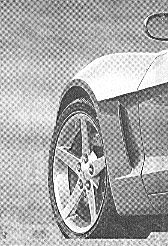
#> input picture reference/Better/SUSTech_EE326_2022S-main/SUSTech_EE326_Lab/lab5/Q5_3.tif, 168 x 246 px
$ python butterworth_frequency_11911521.py
#> lines starting #> are read from the running program, lines starting #| are printed output that depends on the picture
#> further down, img is the input picture: shape (246, 168); min 0, max 255, mean 169.7
#!/usr/bin/env python
# -*- coding:utf-8 -*-
# @FileName  :butterworth_frequency_11911521.py
# @Time      :2022-04-02 1:25
# @Author    :钟新宇
import numpy as np
import cv2
from matplotlib import pyplot as plt

centers = [[109, 87], [109, 170], [115, 330], [115, 412], [227, 405], [227, 325], [223, 162], [223, 79]]


def range_normalize(input_array):
    output_array = np.array(input_array, dtype=int)
    # output_array = np.array(255 * np.divide(input_array, max(input_array.flat)), dtype=int)
    for i in range(output_array.shape[0]):
        for j in range(output_array.shape[1]):
            if output_array[i, j] < 0:
                output_array[i, j] = 0
            elif output_array[i, j] > 255:
                output_array[i, j] = 255
    return output_array


def butterworth_mask(a, b, center, n, sigma):
    cx, cy = center
    x, y = np.meshgrid(np.linspace(0, a - 1, a), np.linspace(0, b - 1, b))
    x = x - cx
    y = y - cy
    d = np.sqrt(x * x + y * y)
    mask = 1 / ((1 + (d / sigma)) ** (2 * n))
    return mask


def butterworth_frequency(input_image, centers):
    row, col = input_image.shape
#> row = 246; col = 168
    img_pad = np.pad(input_image, ((0, row), (0, col)))
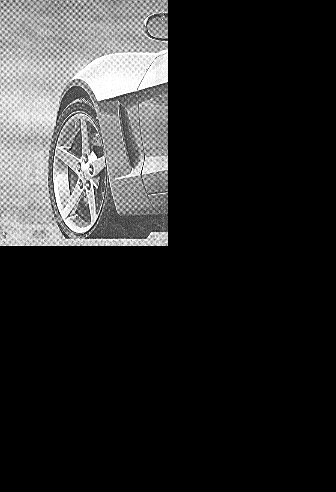
#> img_pad: shape (492, 336) int64; min 0, max 255, mean 42.4

    p, q = img_pad.shape
#> p = 492; q = 336
    img_fft = np.fft.fft2(img_pad)
    img_fft_shift = np.fft.fftshift(img_fft)

    kernel_lpf_fft = np.zeros((p, q))
    for c in centers:
        kernel_lpf_fft += butterworth_mask(q, p, c, 4, 100)
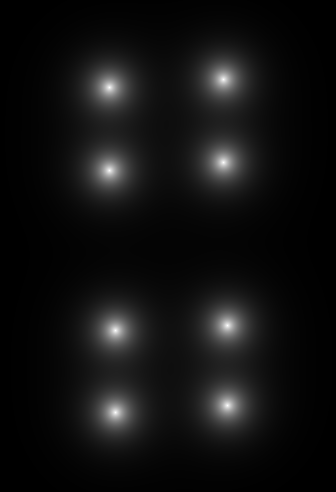
#> kernel_lpf_fft: shape (492, 336) float64; min 0.00117, max 1.01, mean 0.0708; drawn with min black and max white
    kernel_hpf_fft = np.ones((p, q)) - kernel_lpf_fft

    img_lpf_filtered = np.multiply(img_fft_shift, kernel_lpf_fft)
    img_lpf_filtered = np.fft.fftshift(img_lpf_filtered)
    img_lpf_filtered = np.fft.ifft2(img_lpf_filtered)
    img_lpf_filtered = np.real(img_lpf_filtered)
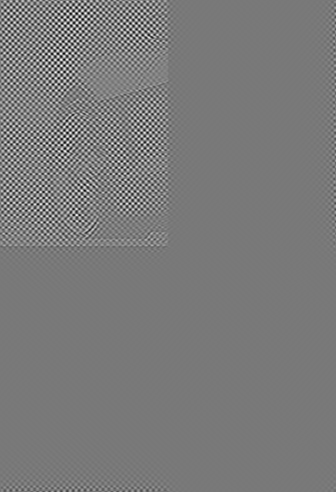
#> img_lpf_filtered: shape (492, 336) float64; min -59.3, max 65.65, mean 0.8; drawn with min black and max white
    img_lpf_filtered = range_normalize(img_lpf_filtered)
#> after the loop in range_normalize, `for i in range(output_array.shape[0]):`:
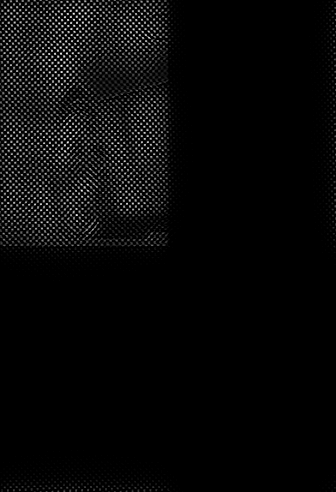
#> output_array: shape (492, 336) int64; min 0, max 65, mean 2.3; drawn with min black and max white

    img_hpf_filtered = np.multiply(img_fft_shift, kernel_hpf_fft)
    img_hpf_filtered = np.fft.fftshift(img_hpf_filtered)
    img_hpf_filtered = np.fft.ifft2(img_hpf_filtered)
    img_hpf_filtered = np.real(img_hpf_filtered)
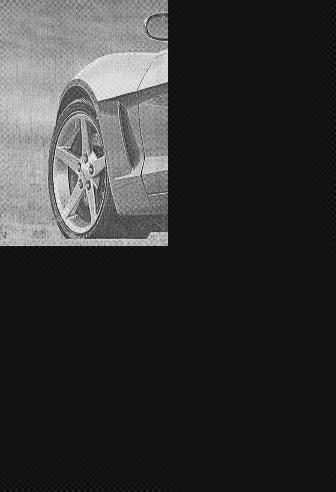
#> img_hpf_filtered: shape (492, 336) float64; min -22.97, max 292.8, mean 41.7; drawn with min black and max white
    img_hpf_filtered = range_normalize(img_hpf_filtered)
#> after the loop in range_normalize (call 2), `for i in range(output_array.shape[0]):`: output_array: shape (492, 336) int64; min 0, max 255, mean 41.6

    img_fft_shift = range_normalize(img_fft_shift)
#> after the loop in range_normalize (call 3), `for i in range(output_array.shape[0]):`:
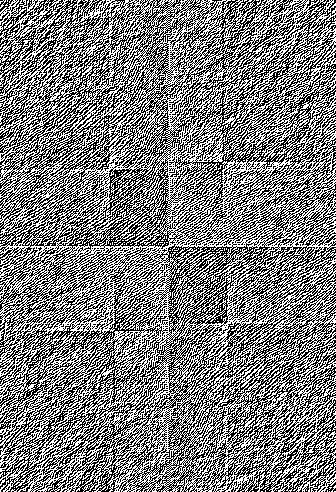
#> output_array: shape (492, 336) int64; min 0, max 255, mean 125.4
    return img_fft_shift, kernel_lpf_fft, kernel_hpf_fft, img_lpf_filtered, img_hpf_filtered


if __name__ == '__main__':
    try:

        img = cv2.imread("./Q5_3.tif", cv2.IMREAD_GRAYSCALE)
        img_init = np.array(img, dtype=int)

        [img_fft_shift, kernel_lpf_fft, kernel_hpf_fft, img_lpf_filtered, img_hpf_filtered] = butterworth_frequency(
            img_init, centers=centers)
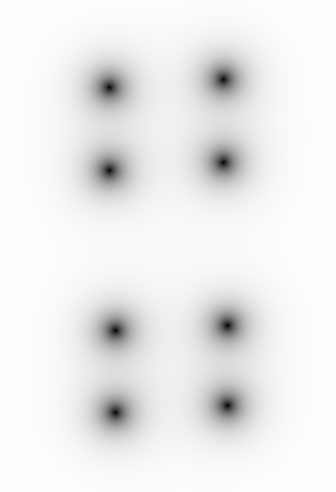
#> kernel_hpf_fft: shape (492, 336) float64; min -0.0131, max 0.999, mean 0.929; drawn with min black and max white

        plt.figure()
        plt.title("img_fft_shift")
        plt.imshow(img_fft_shift, cmap='gray')
        plt.show()

        plt.figure()
        plt.title("kernel_lpf_fft")
        plt.imshow(kernel_lpf_fft, cmap='gray')
        plt.show()

        plt.figure()
        plt.subplot(121)
        plt.title("img_init")
        plt.imshow(img, cmap='gray')
        plt.subplot(122)
        plt.title("img_lpf_filtered")
        plt.imshow(img_lpf_filtered, cmap='gray')
        plt.show()

        plt.figure()
        plt.title("kernel_hpf_fft")
        plt.imshow(kernel_hpf_fft, cmap='gray')
        plt.show()

        plt.figure()
        plt.subplot(121)
        plt.title("img_init")
        plt.imshow(img, cmap='gray')
        plt.subplot(122)
        plt.title("img_hpf_filtered")
        plt.imshow(img_hpf_filtered, cmap='gray')
        plt.show()
    except KeyboardInterrupt:
        pass

$ run again, with reference/Better/SUSTech_EE326_2022S-main/SUSTech_EE326_Lab/lab5/Q5_1.tif copied over reference/Better/SUSTech_EE326_2022S-main/SUSTech_EE326_Lab/lab5/Q5_3.tif
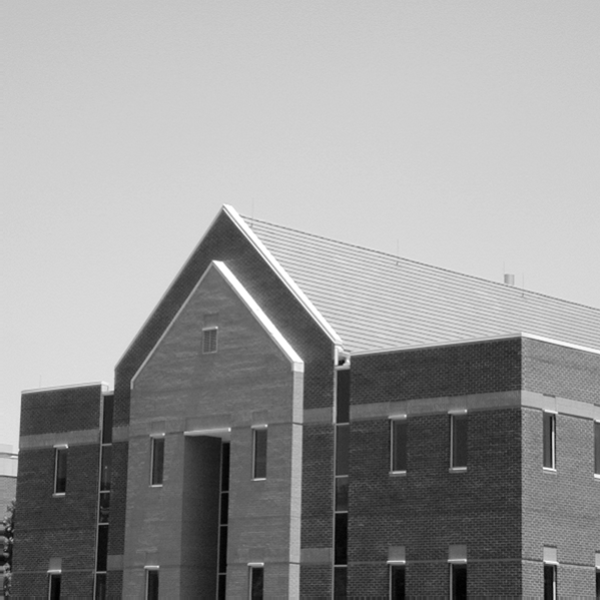
#> input picture reference/Better/SUSTech_EE326_2022S-main/SUSTech_EE326_Lab/lab5/Q5_1.tif, 600 x 600 px
#> img is the input picture: shape (600, 600); min 0, max 255, mean 152.8
#> img_pad: shape (1200, 1200) int64; 256 distinct labels, from 0 to 255
#> after the loop in range_normalize (call 3), `for i in range(output_array.shape[0]):`:
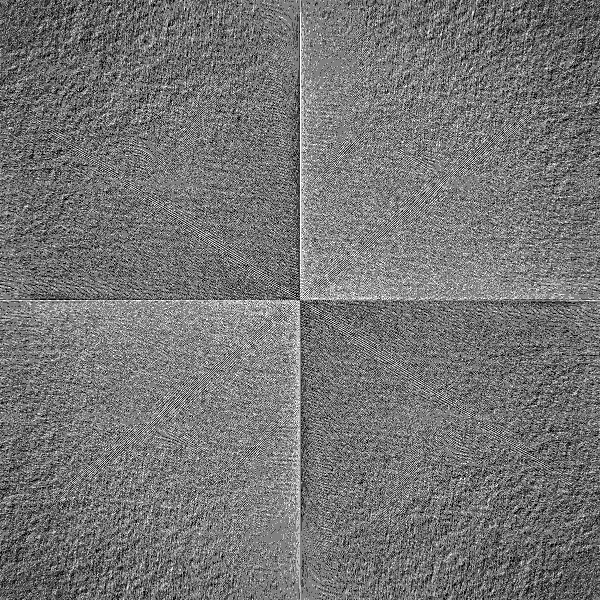
#> output_array: shape (1200, 1200) int64 (shown at 1/2 size); min 0, max 255, mean 116.4
#> `[img_fft_shift, kernel_lpf_fft, kernel_hpf_fft, img_lpf_filtered, img_..`:
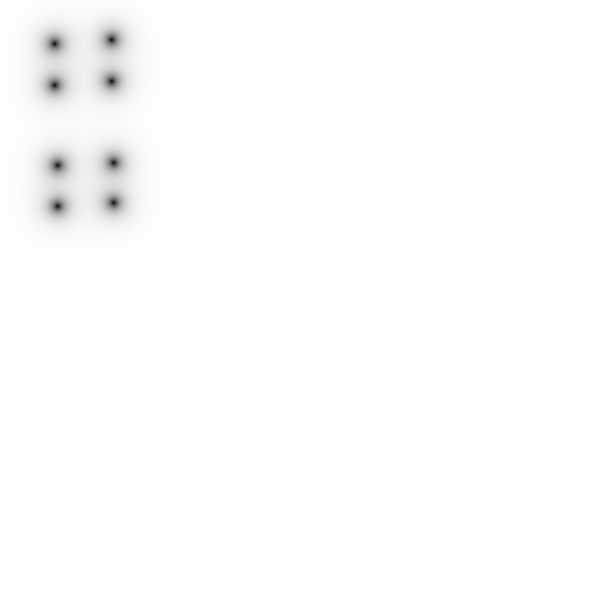
#> kernel_hpf_fft: shape (1200, 1200) float64 (shown at 1/2 size); min -0.0131, max 1, mean 0.992; drawn with min black and max white

$ run again, with reference/Better/SUSTech_EE326_2022S-main/SUSTech_EE326_Lab/lab5/Q5_2.tif copied over reference/Better/SUSTech_EE326_2022S-main/SUSTech_EE326_Lab/lab5/Q5_3.tif
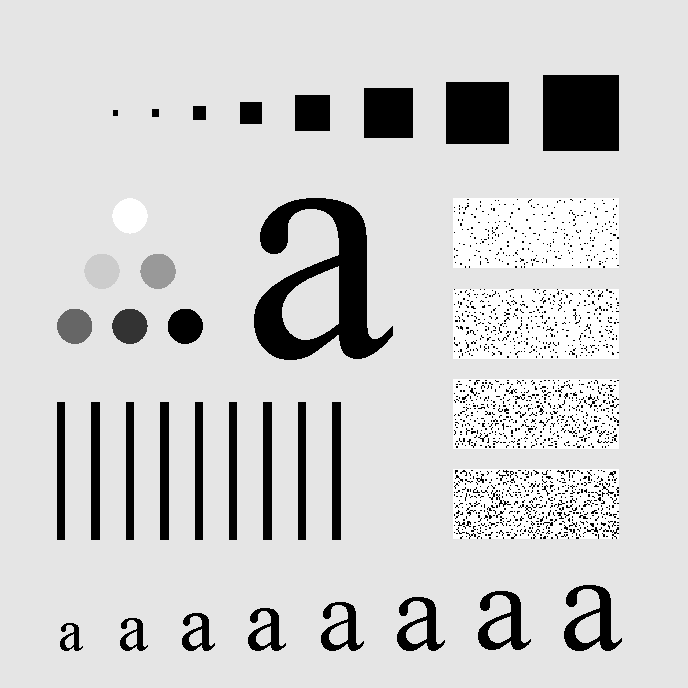
#> input picture reference/Better/SUSTech_EE326_2022S-main/SUSTech_EE326_Lab/lab5/Q5_2.tif, 688 x 688 px
#> img is the input picture: shape (688, 688); min 0, max 255, mean 207.3
#> img_init: shape (688, 688) int64; 7 distinct labels, from 0 to 255
#> img_pad: shape (1376, 1376) int64; 7 distinct labels, from 0 to 255
#> after the loop in range_normalize (call 2), `for i in range(output_array.shape[0]):`:
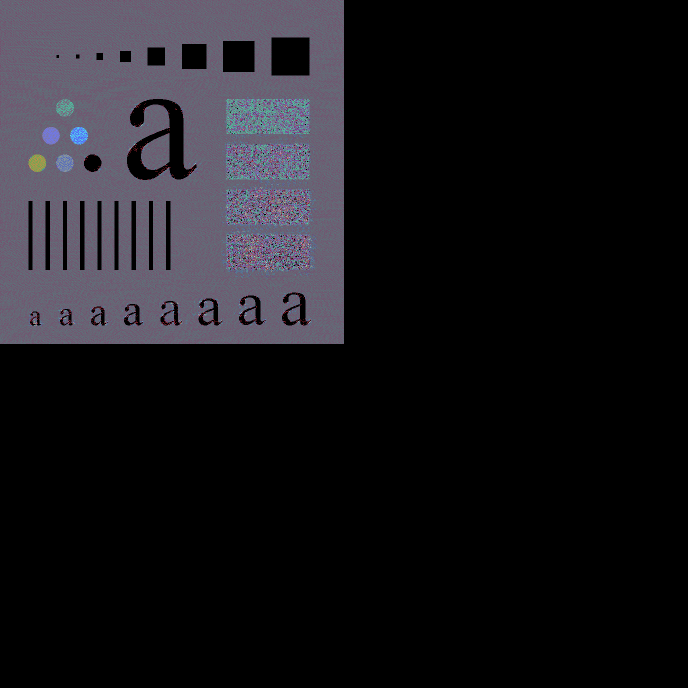
#> output_array: shape (1376, 1376) int64 (shown at 1/2 size); 36 distinct labels, from 0 to 255; one colour per label, 0 black
#> `[img_fft_shift, kernel_lpf_fft, kernel_hpf_fft, img_lpf_filtered, img_..`:
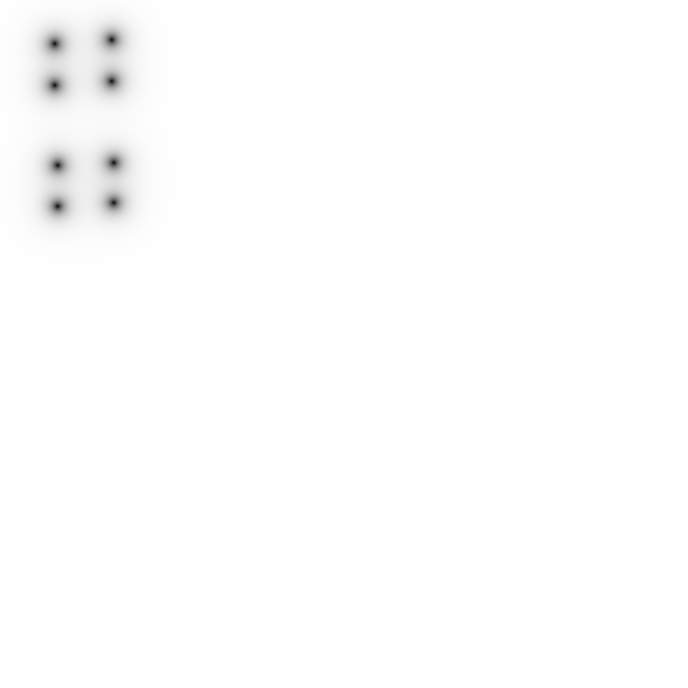
#> kernel_hpf_fft: shape (1376, 1376) float64 (shown at 1/2 size); min -0.0131, max 1, mean 0.994; drawn with min black and max white
